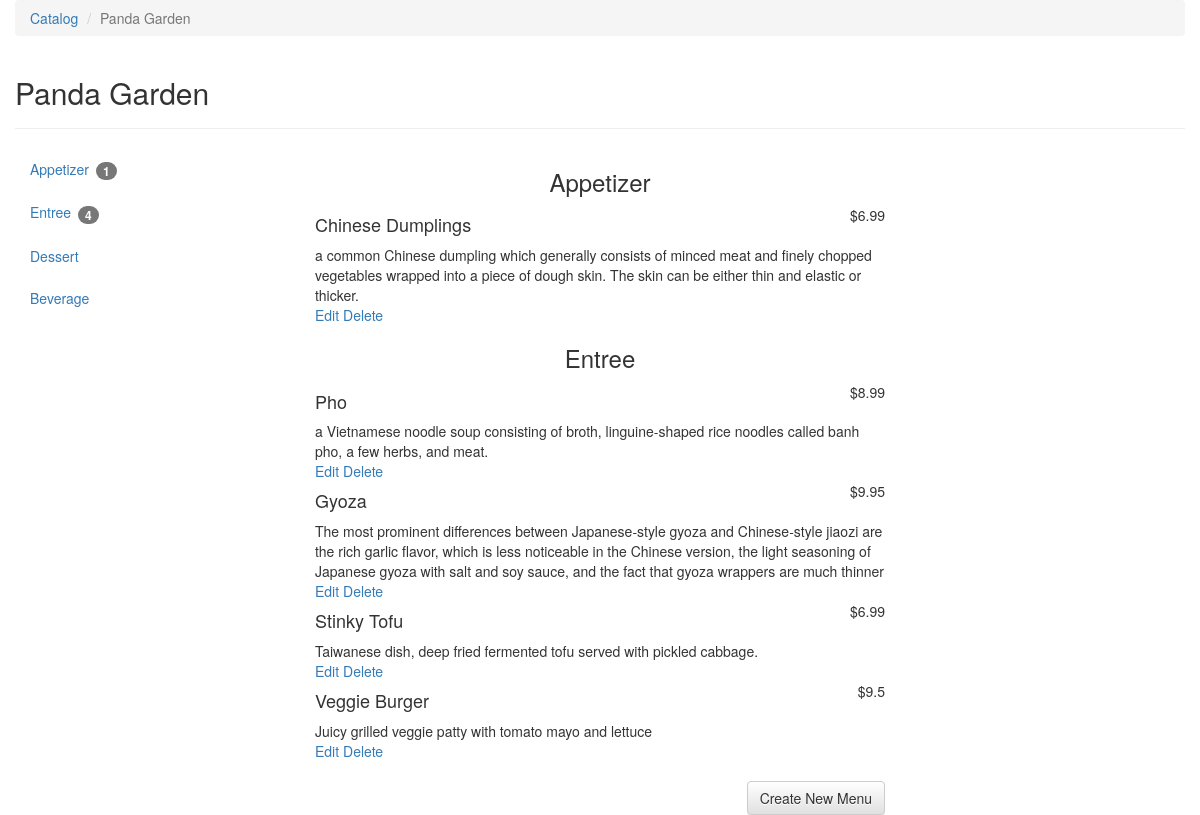
Page /restaurants/3/menu/ on the committed database.
### project/database_setup.py (models this page shows, shortened)
class Restaurant(Base):
    __tablename__ = 'restaurant'
    id = Column(Integer, primary_key=True)
    name = Column(String(250), nullable=False)

class MenuItem(Base):
    __tablename__ = 'menu_item'
    name = Column(String(80), nullable=False)
    id = Column(Integer, primary_key=True)
    description = Column(String(250))
    price = Column(Float)
    course = Column(String(250))
    restaurant_id = Column(Integer, ForeignKey('restaurant.id'))
    restaurant = relationship(Restaurant)

### project/project.py (the view)
@app.route('/restaurants/<int:restaurant_id>/')
@app.route('/restaurants/<int:restaurant_id>/menu/')
def restaurantMenu(restaurant_id):
    try:
        restaurant = session.query(Restaurant).filter_by(id=restaurant_id).one()
        menuItemsQuery = session.query(MenuItem).filter_by(restaurant_id=restaurant_id).order_by(MenuItem.course.asc()).all()
        menuItems = dict()
        for m in menuItemsQuery:
            l = menuItems.get(m.course, list())
            l.append(m)
            menuItems[m.course] = l
        return render_template('restaurantMenu.html', restaurant=restaurant, menuItems=menuItems)
    except exc.NoResultFound:
        return redirect(url_for('mainPage'))

### project/templates/restaurantMenu.html (shortened to what this page needs)
{% extends "base.html" %}
{% block content %}
<ol class="breadcrumb">
  <li><a href="{{url_for('mainPage')}}">Catalog</a></li>
  <li class="active">{{restaurant.name}}</li>
</ol>
<div class="page-header">
	<h2> {{restaurant.name}} </h2>
</div>
<div class="row">
	<div class="col-md-3 hidden-sm hidden-xs">
		<ul class="nav nav-pills nav-stacked" role="tablist">
  			<li role="presentation">
  				<a href="#appetizer">Appetizer
  					{% if menuItems.get('Appetizer') and menuItems.get('Appetizer')|length > 0 %}
  						<span class="badge">{{menuItems.get('Appetizer')|length}}</span>
  					{% endif %}
  				</a>
			</li>
  			<li role="presentation">
  				<a href="#entree">Entree
  					{% if menuItems.get('Entree') and menuItems.get('Entree')|length > 0 %}
  						<span class="badge">{{menuItems.get('Entree')|length}}</span>
  					{% endif %}
  				</a>
			</li>
  			<li role="presentation">
  				<a href="#dessert">Dessert
  				</a>
			</li>
  			<li role="presentation">
  				<a href="#beverage">Beverage
  				</a>
			</li>
		</ul>
	</div>
	<div class="col-md-6">
		{% if menuItems.get("Appetizer") %}
			<h3 id="appetizer" class="text-center">Appetizer</h3>
			{% for menu in menuItems.get('Appetizer') %}
				<div class="row">
					<div class="col-md-9"><h4>{{menu.name}}</h4></div>
					<div class="col-md-3 text-right">&#36;{{menu.price}}</div>
					<div class="col-md-12">
						{{menu.description}} <br>
						<a href="{{url_for('restaurantMenuItemEdit', restaurant_id=restaurant.id, menu_id=menu.id)}}">Edit</a>
						<a href="{{url_for('restaurantMenuItemDelete', restaurant_id=restaurant.id, menu_id=menu.id)}}">Delete</a>
					</div>
				</div>
			{% endfor %}
		{% endif %}
		{% if menuItems.get('Entree') %}
			<h3 id="entree" class="text-center">Entree</h3>
			{% for menu in menuItems.get('Entree') %}
				<div class="row">
					<div class="col-md-9"><h4>{{menu.name}}</h4></div>
					<div class="col-md-3 text-right">&#36;{{menu.price}}</div>
					<div class="col-md-12">
						{{menu.description}} <br>
						<a href="{{url_for('restaurantMenuItemEdit', restaurant_id=restaurant.id, menu_id=menu.id)}}">Edit</a>
						<a href="{{url_for('restaurantMenuItemDelete', restaurant_id=restaurant.id, menu_id=menu.id)}}">Delete</a>
					</div>
				</div>
			{% endfor %}
		{% endif %}
		<br>
		<div class="text-right">
			<a href="{{url_for('restaurantMenuItemNew', restaurant_id=restaurant.id)}}" class="btn btn-default">Create New Menu</a>
		</div>
	</div>
	<div class="col-md-3 hidden-sm hidden-xs">
	</div>
</div>
{% endblock %}

### rows in the picture
Restaurant: name "Panda Garden"
MenuItem: name "Chinese Dumplings", price "6.99", description "a common Chinese dumpling which generally consists of minced meat and finely chopped vegetables wrapped into a piece of dough skin. The skin can be either thin and elastic or thicker."
MenuItem: name "Pho", price "8.99", description "a Vietnamese noodle soup consisting of broth, linguine-shaped rice noodles called banh pho, a few herbs, and meat."
MenuItem: name "Gyoza", price "9.95", description "The most prominent differences between Japanese-style gyoza and Chinese-style jiaozi are the rich garlic flavor, which is less noticeable in the Chinese version, the light seasoning of Japanese gyoza with salt and soy sauce, and the fact that gyoza wrappers are much thinner"
MenuItem: name "Stinky Tofu", price "6.99", description "Taiwanese dish, deep fried fermented tofu served with pickled cabbage."
MenuItem: name "Veggie Burger", price "9.5", description "Juicy grilled veggie patty with tomato mayo and lettuce"

### other values in the picture
{{ menuItems.get('Appetizer')|length }} "1"
{{ menuItems.get('Entree')|length }} "4"
